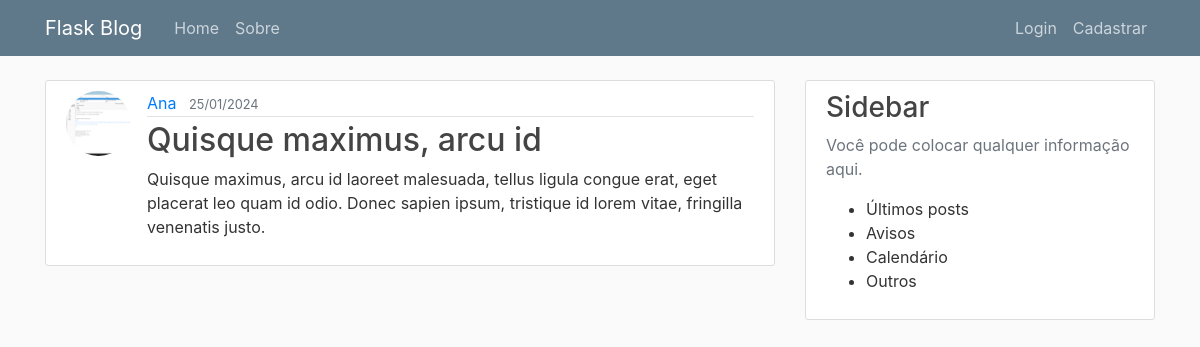
/post/18, run on an earlier commit of the app's database.
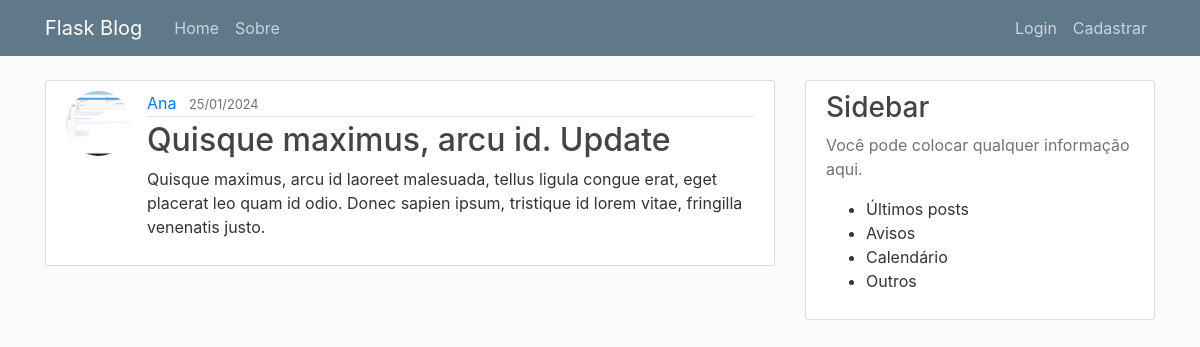
And on a later commit of the database.
### flaskblog/models.py (models this page shows, shortened)
class Post(db.Model):
    id = db.Column(db.Integer, primary_key=True)
    title = db.Column(db.String(100), nullable=False)
    date_posted = db.Column(db.DateTime, nullable=False, default=datetime.utcnow)
    content = db.Column(db.Text, nullable=False)
    user_id = db.Column(db.Integer, db.ForeignKey('user.id'), nullable=False)

### flaskblog/posts/routes.py (the view)
@posts.route("/post/<int:post_id>")
def post(post_id):
    post = Post.query.get_or_404(post_id)
    return render_template('post.html', title=post.title, post=post)

### flaskblog/templates/post.html (shortened to what this page needs)
{% extends 'layout.html' %}
{% block content %}
    <article class="media content-section">
        <img class="rounded-circle article-img" src="{{ url_for('static', filename='profile_pics/' + post.author.image_file) }}">
        <div class="media-body">
            <div class="article-metadata">
                <a class="mr-2" href="{{ url_for('users.user_post', username=post.author.username) }}">{{ post.author.username }}</a>
                <small class="text-muted">{{ post.date_posted.strftime('%d/%m/%Y') }}</small>
            </div>
            <h2 class="article-title">{{ post.title }}</h2>
            <p class="article-content">{{ post.content }}</p>
        </div>
    </article>
{% endblock content %}

What changed in the data, as far as the page shows it:
changed Post: title "Quisque maximus, arcu id" → "Quisque maximus, arcu id. Update"
